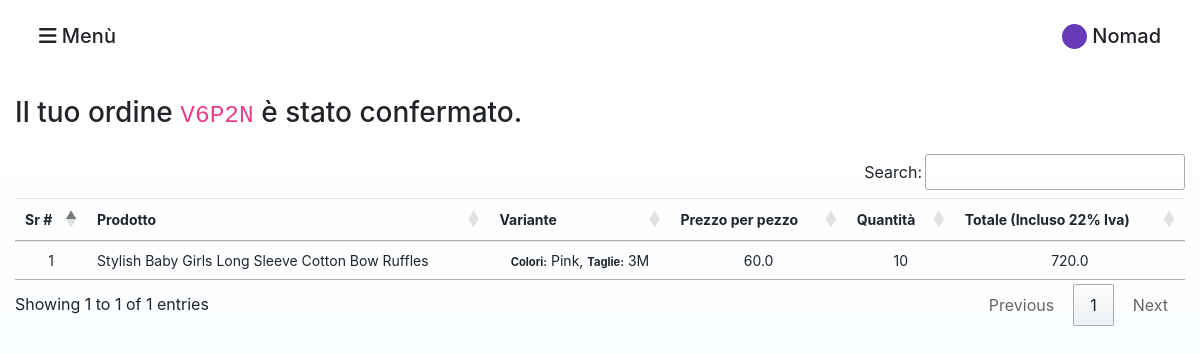
Screenshot of /order/order-details/15 (signed in) with the database file from the repository.
### order/models.py (models this page shows, shortened)
class Order(models.Model):
    STATUS = (
        ('New', 'New'),
        ('Accepted', 'Accepted'),
        ('Preaparing', 'Preaparing'),
        ('OnShipping', 'OnShipping'),
        ('Completed', 'Completed'),
        ('Canceled', 'Canceled'),
    )
    user = models.ForeignKey(User, on_delete=models.SET_NULL, null=True)
    code = models.CharField(max_length=10, editable=False )
    customer = models.ForeignKey(Customer, on_delete=models.SET_NULL, null=True, default=0)
    total = models.FloatField()
    status=models.CharField(max_length=10,choices=STATUS,default='New')
    ip = models.CharField(blank=True, max_length=255)
    note = models.CharField(blank=True, max_length=255)
    create_at=models.DateTimeField(auto_now_add=True)
    update_at=models.DateTimeField(auto_now=True)

class OrderProduct(models.Model):
    STATUS = (
        ('New', 'New'),
        ('Accepted', 'Accepted'),
        ('Canceled', 'Canceled'),
    )
    order = models.ForeignKey(Order, on_delete=models.CASCADE)
    user = models.ForeignKey(User, on_delete=models.CASCADE)
    customer = models.ForeignKey(Customer, on_delete=models.CASCADE, null=True, default=0, max_length=1000)
    product = models.ForeignKey(Product, on_delete=models.CASCADE)
    variant = models.ForeignKey(Variants, on_delete=models.SET_NULL,blank=True, null=True) # relation with variant
    quantity = models.IntegerField()
    price = models.FloatField()
    total_amount = models.FloatField()
    status = models.CharField(max_length=10, choices=STATUS, default='New')
    create_at = models.DateTimeField(auto_now_add=True)
    update_at = models.DateTimeField(auto_now=True)
    def __str__(self):
        return self.product.title

### product/models.py (models this page shows, shortened)
class Product(models.Model):
    STATUS = (
        ('True', 'True'),
        ('False', 'False'),
    )
    VARIANTS = (
        ('None', 'None'),
        ('Size-Color', 'Size-Color'),
    )
    category = models.ForeignKey(Category, on_delete=models.CASCADE) #many to one relation with Category
    title = models.CharField(max_length=150)
    keywords = models.CharField(max_length=255)
    description = models.TextField(max_length=255)
    image=models.ImageField(upload_to='images/',null=False)
    retail_price = models.DecimalField(max_digits=12, decimal_places=2,default=0)
    wholesale_price = models.DecimalField(max_digits=12, decimal_places=2,default=0)
    amount=models.IntegerField(default=0)
    minamount=models.IntegerField(default=3)
    variant=models.CharField(max_length=10,choices=VARIANTS, default='None')
    detail=RichTextUploadingField()
    slug = models.SlugField(null=False, unique=True)
    status=models.CharField(max_length=10,choices=STATUS)
    create_at=models.DateTimeField(auto_now_add=True)
    update_at=models.DateTimeField(auto_now=True)

class Variants(models.Model):
    title = models.CharField(max_length=100, blank=True,null=True)
    product = models.ForeignKey(Product, on_delete=models.CASCADE)
    color = models.ForeignKey(Color, on_delete=models.CASCADE,blank=True,null=True)
    size = models.ForeignKey(Size, on_delete=models.CASCADE,blank=True,null=True)
    image_id = models.IntegerField(blank=True,null=True,default=0)
    quantity = models.IntegerField(default=1)
    price = models.DecimalField(max_digits=12, decimal_places=2,default=0)

class Color(models.Model):
    name = models.CharField(max_length=20)
    code = models.CharField(max_length=10, blank=True,null=True)
    def __str__(self):
        return self.name

class Size(models.Model):
    name = models.CharField(max_length=20)
    code = models.CharField(max_length=10, blank=True,null=True)
    def __str__(self):
        return self.name

### order/views.py (the view)
# urls.py: path('order-details/<int:order_id>', views.order_detailed, name='order_detailed')
def order_detailed(request, order_id):
    current_user = User.objects.get(username=request.user.username)
    order_details = Order.objects.get(pk=order_id)
    list_of_ordered_product = OrderProduct.objects.filter(order=order_details)
    for p in list_of_ordered_product:
        print(p)
    return render(request, 'agents/order_detailed.html', {
            'orders': order_details,
            'list_of_ordered_product': list_of_ordered_product
    })

### agents/templates/agents/order_detailed.html (shortened to what this page needs)
{% extends "agents/layout.html" %}
{% load static %}
{% block body %}
{% include "agents/sidenav.html" %}
<div class="parent-div-products-page ">
    <div class="container-fluid">
        <div class="row align-items-center">
            <div class="col-12 mt-3 mb-3">
                <div style="float: left;" class="btn-group" role="group">
                    <h3>Il tuo ordine <code>{{orders.code}}</code> è stato
                        {% if orders.status == 'New' %}
                            confermato.
                        {% else %}
                            {{orders.status}}.
                        {% endif %}
                        </h3>
                </div>
            </div>
            {% if orders %}
                <div class="col-12">
                    <div  class="table-responsive">
                        <table  id="customers_table" class="table table-hover">
                            <thead class="col-form-label col-form-label-sm" >
                            <tr align="center">
                                <th >Sr #</th>
                                <th align="left">Prodotto</th>
                                <th >Variante</th>
                                <th >Prezzo per pezzo</th>
                                <th >Quantità</th>
                                <th >Totale (Incluso 22% Iva)</th>
                            </tr>
                            </thead>
                            <tbody>
                                {% for order in list_of_ordered_product %}
                            <tr align="center" class="col-form-label col-form-label-sm" >
                                    <td >{{ forloop.counter }}</td>
                                    <td align="left">{{order.product.title|capfirst}}</td>
                                    <td ><small>Colori:</small> {{order.variant.color}}, <small>Taglie:</small> {{order.variant.size}}</td>
                                    <td >{{order.price}}</td>
                                    <td >{{order.quantity}}</td>
                                    <td >{{order.total_amount}}</td>
                            </tr>
                            {% endfor %}
                            </tbody>
                        </table>
                    </div>
                </div>
            {% else %}
                <div align="center" class="col-12 mt-5">
                    <img class="w-25" src="{% static 'agents/images/not_found.svg' %}"/>
                    <h5 class="col-form-label col-form-label-md pt-3">Non trovato!</h5>
                </div>
            {% endif %}
        </div>
    </div>
</div>
{% endblock %}

### agents/templates/agents/sidenav.html (shortened to what this page needs)
  <div class="container-fluid">
    <div class="row pt-4 pb-4 pl-4 pr-4">
      <div class="col-6">
        <h5 style="cursor:pointer" onclick="openNav()"><i class="fas fa-bars"></i> Menù</h5>
      </div>
      <div class="col-6">
        {% if user%}
            <div style="float: right;">
              <span class="dot"></span>
              <h5 class="agent-username" style="float: right;"> {{user.username}}</h5>
            </div>
        {% endif %}
      </div>
    </div>
  </div>

### staticfiles/agents/css/style.css (style rules this page uses)
body { font-family: Circular, -apple-system, BlinkMacSystemFont, Roboto, Helvetica Neue, sans-serif; -webkit-font-smoothing: antialiased; }
.parent-div-products-page { background: linear-gradient(0deg, aliceblue, transparent); min-height: -webkit-fill-available; }
.dot { margin-right: 5px; height: 25px; width: 25px; background-color: #673AB7; border-radius: 50%; display: inline-block; }
.agent-username { text-transform: capitalize; }
.small, small { font-size: 80%; font-weight: bold; }

### rows the page displays
Order: code "V6P2N"
OrderProduct: product "Stylish Baby Girls Long Sleeve Cotton Bow Ruffles", variant.color "Pink", variant.size "3M", price "60.0", quantity "10", total_amount "720.0"

### other values shown
{{ user.username }} "Nomad"
